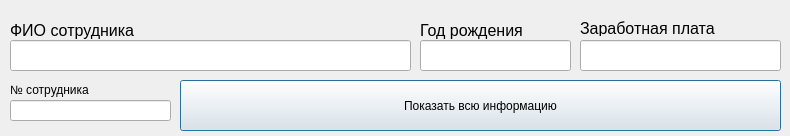
<?xml version="1.0" encoding="UTF-8"?>
<ui version="4.0">
 <class>Informational</class>
 <widget class="QDialog" name="Informational">
  <property name="geometry">
   <rect>
    <x>0</x>
    <y>0</y>
    <width>790</width>
    <height>136</height>
   </rect>
  </property>
  <property name="windowTitle">
   <string>Dialog</string>
  </property>
  <widget class="QLineEdit" name="ZP">
   <property name="geometry">
    <rect>
     <x>580</x>
     <y>40</y>
     <width>201</width>
     <height>31</height>
    </rect>
   </property>
   <property name="text">
    <string/>
   </property>
  </widget>
  <widget class="QLineEdit" name="Year">
   <property name="geometry">
    <rect>
     <x>420</x>
     <y>40</y>
     <width>151</width>
     <height>31</height>
    </rect>
   </property>
   <property name="text">
    <string/>
   </property>
  </widget>
  <widget class="QLabel" name="FIOinfo">
   <property name="geometry">
    <rect>
     <x>10</x>
     <y>20</y>
     <width>401</width>
     <height>20</height>
    </rect>
   </property>
   <property name="font">
    <font>
     <pointsize>12</pointsize>
    </font>
   </property>
   <property name="text">
    <string>ФИО сотрудника</string>
   </property>
  </widget>
  <widget class="QLabel" name="ZPinfo">
   <property name="geometry">
    <rect>
     <x>580</x>
     <y>20</y>
     <width>201</width>
     <height>16</height>
    </rect>
   </property>
   <property name="font">
    <font>
     <pointsize>12</pointsize>
    </font>
   </property>
   <property name="text">
    <string>Заработная плата</string>
   </property>
  </widget>
  <widget class="QLineEdit" name="FIO">
   <property name="geometry">
    <rect>
     <x>10</x>
     <y>40</y>
     <width>401</width>
     <height>31</height>
    </rect>
   </property>
   <property name="text">
    <string/>
   </property>
  </widget>
  <widget class="QLabel" name="YearInfo">
   <property name="geometry">
    <rect>
     <x>420</x>
     <y>20</y>
     <width>151</width>
     <height>20</height>
    </rect>
   </property>
   <property name="font">
    <font>
     <pointsize>12</pointsize>
    </font>
   </property>
   <property name="text">
    <string>Год рождения</string>
   </property>
  </widget>
  <widget class="QLineEdit" name="numberofworker">
   <property name="geometry">
    <rect>
     <x>10</x>
     <y>100</y>
     <width>161</width>
     <height>21</height>
    </rect>
   </property>
  </widget>
  <widget class="QLabel" name="label">
   <property name="geometry">
    <rect>
     <x>10</x>
     <y>80</y>
     <width>161</width>
     <height>20</height>
    </rect>
   </property>
   <property name="text">
    <string>№ сотрудника</string>
   </property>
  </widget>
  <widget class="QPushButton" name="full_info">
   <property name="geometry">
    <rect>
     <x>180</x>
     <y>80</y>
     <width>601</width>
     <height>51</height>
    </rect>
   </property>
   <property name="text">
    <string>Показать всю информацию</string>
   </property>
  </widget>
 </widget>
 <resources/>
 <connections/>
</ui>
